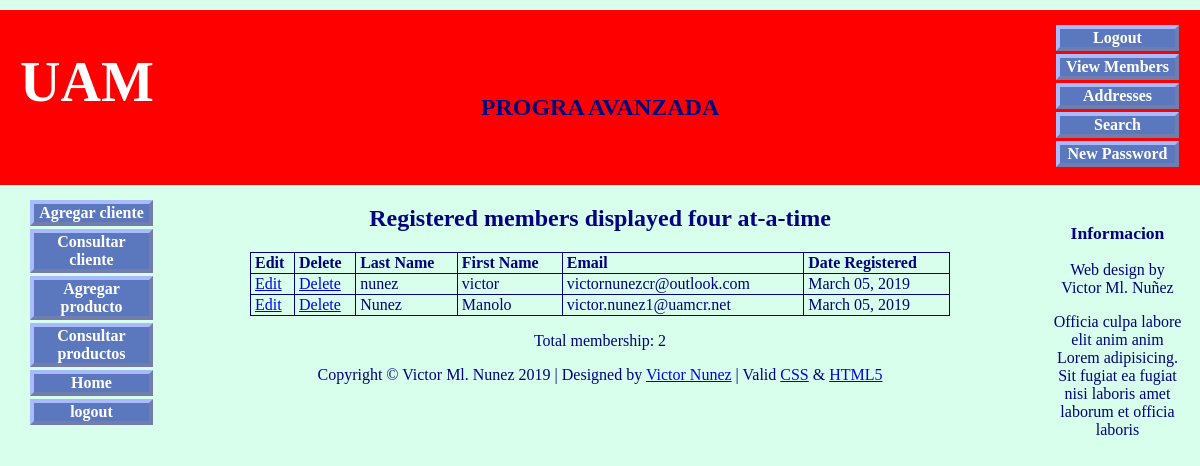
/admintable/admin_view_users.php (signed in), run on the app's committed database.
### tables this page shows
CREATE TABLE `users` (
  `user_id` mediumint(6) UNSIGNED NOT NULL,
  `fname` varchar(30) NOT NULL,
  `lname` varchar(40) NOT NULL,
  `email` varchar(50) NOT NULL,
  `psword` char(40) NOT NULL,
  `registration_date` datetime NOT NULL,
  `user_level` tinyint(1) UNSIGNED NOT NULL
);

### admintable/admin_view_users.php (the view, shortened to what this page needs)
<!doctype html>
<html lang=en>
<head>
<link rel="stylesheet" type="text/css" href="includes.css">
</head>
<body>
<div id="container">
<?php include("header-admin.php"); ?>
<?php include("nav.php"); ?>
<?php include("info-col.php"); ?>
<div id="content">
<h2>Registered members displayed four at-a-time</h2>
<p>
<?php
require ('mysqli_connect.php');
$pagerows = 4;
if (isset($_GET['s']) && is_numeric
($_GET['s'])) {
$start = $_GET['s'];
}else{
$start = 0;
}
$q = "SELECT lname, fname, email, DATE_FORMAT(registration_date, '%M %d, %Y') AS regdat, user_id FROM users ORDER BY registration_date ASC LIMIT $start, $pagerows";
$result = @mysqli_query ($dbcon, $q);
if ($result) {
echo '<table>
<tr><td><b>Edit</b></td>
<td><b>Delete</b></td>
<td><b>Last Name</b></td>
<td><b>First Name</b></td>
<td><b>Email</b></td>
<td><b>Date Registered</b></td>
</tr>';
while ($row = mysqli_fetch_array($result, MYSQLI_ASSOC)) {
	echo '<tr>
	<td><a href="edit_record.php?id=' . $row['user_id'] . '">Edit</a></td>
	<td><a href="delete_record.php?id=' . $row['user_id'] . '">Delete</a></td>
	<td>' . $row['lname'] . '</td>
	<td>' . $row['fname'] . '</td>
	<td>' . $row['email'] . '</td>
	<td>' . $row['regdat'] . '</td>
	</tr>';
	}
	echo '</table>';
} else {
	echo '<p class="error">The current record could not be retrieved. We apologize for any inconvenience.</p>';
	echo '<p>' . mysqli_error($dbcon) . '<br><br>Query: ' . $q . '</p>';
}
$q = "SELECT COUNT(user_id) FROM users";
$result = @mysqli_query ($dbcon, $q);
$row = @mysqli_fetch_array ($result, MYSQLI_NUM);
$members = $row[0];
echo "<p>Total membership: $members</p>";
?>
</div>
<?php include("footer.php"); ?>
</div>
</body>
</html>

### admintable/header-admin.php (shortened to what this page needs)
<div id="header-admin">
<h1>UAM</h1>
<h2>PROGRA AVANZADA</h2>
<div id="reg-navigation">
		<ul>
			<li><a href="logout.php">Logout</a></li>
			<li><a href="admin_view_users.php">View Members</a></li>
			<li><a href="search_addresses.php">Addresses</a></li>
			<li><a href="search.php">Search</a></li>
			<li><a href="register-password.php">New Password</a></li>
		</ul>
	</div>
</div>

### admintable/nav.php
<div id="nav">
<ul>
<li><a href="forms\clientes\consultar\consultar_cliente.php" title="Agregar cliente">Agregar cliente</a></li>
<li><a href="forms\clientes\consultar\vista_agregar_cliente.php" title="Consultar cliente">Consultar cliente</a></li>
<li><a href="forms\productos\consultar_producto.php" title="Agregar producto">Agregar producto</a></li>
<li><a href="forms\productos\vista_agregar_producto.php" title="Consultar productos">Consultar productos</a></li>
<li><a href="admin-page.php" title="Return to Home Page">Home</a></li>
<li><a href="logout.php" title="SALIR">logout</a></li>
</ul>
</div>

### admintable/info-col.php (shortened to what this page needs)
<div id="info-col">
<h3>Informacion</h3>
	<p>Web design by <br>Victor Ml. Nuñez</p>
	Officia culpa labore elit anim anim <br>
	Lorem adipisicing. Sit fugiat ea fugiat <br>
	 nisi laboris amet laborum et officia laboris
	<p>&nbsp;</p>
</div>

### admintable/footer.php (shortened to what this page needs)
<div id="footer">
		<p>Copyright &copy; Victor Ml. Nunez 2019 | Designed by <a href="http://www.uamcr.ac.cr/">Victor Nunez</a> | Valid <a href="http://jigsaw.w3.org/css-validator/">CSS</a> &amp;
		<a href="http://validator.w3.org/">HTML5</a></p>
</div>

### admintable/includes.css (style rules this page uses)
h2 { font-size:150%; color:navy; text-align:center; }
h3 { font-size:110%; color:navy; text-align:center; }
#container { position:relative; min-width:960px; max-width:1200px; margin:auto; text-align:left; }
#header, #header-members, #header-admin { margin:10px auto 0 auto; min-width:960px; max-width:1200px; height:175px; background-color: red; background-repeat: repeat; padding:0; color:white; }
h1 { position:relative; top:40px; font-size:350%; color:white; margin:auto 0 auto 20px; width: 600px; }
ul { position:absolute; top:180px; left:-40px; color:navy; width:135px; text-align:center; margin:0; }
#nav ul { position:absolute; top:190px; left:-10px; color:navy; width:135px; text-align:center; margin:0; }
li { width:115px; list-style-type :none; margin-bottom: 3px; text-align: center; }
li a { display: block; width:115px; color: white; font-weight: bold; text-decoration: none }
li a { background: #5B78BE; border: 4px outset #aabaff; }
#reg-navigation ul { background-color: red; float:right; font-size:medium; width:160px; margin:-150px 15px 0 88%; }
#content { margin-left:150px; margin-right:150px; }
table { width:700px; border:1px navy solid; border-collapse:collapse; margin:auto; }
td { border:1px navy solid; padding:1px 0 1px 4px; text-align:left; }
#footer { margin:auto; text-align:center; }

### admintable/admin_view_users.php (style rules this page uses)
p { text-align:center; }

### admintable/header-admin.php (style rules this page uses)
#reg-navigation ul { margin:-165px 15px 0 88%; }

### admintable/info-col.php (style rules this page uses)
#info-col { position:absolute; top:190px; right:10px; color:navy; width:135px; text-align:center; margin:5px 5px 0 0; }

### admintable/footer.php (style rules this page uses)
#footer { clear:both; margin:auto; height: 19px; text-align:center; }

### data on the page
users: lname "nunez", fname "victor", email "victornunezcr@outlook.com", regdat "March 05, 2019"
users: lname "Nunez", fname "Manolo", email "victor.nunez1@uamcr.net", regdat "March 05, 2019"

### other printed values
$members "2"
